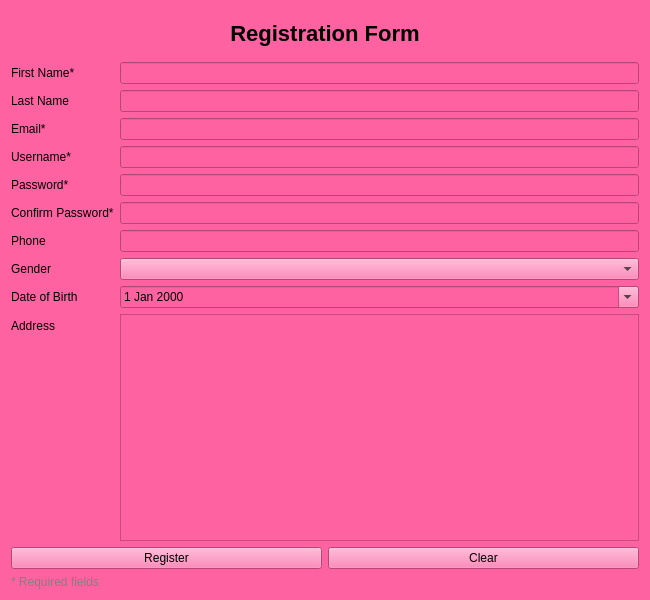
<?xml version="1.0" encoding="UTF-8"?>
<ui version="4.0">
 <class>RegistrationForm</class>
 <widget class="QWidget" name="RegistrationForm">
  <property name="geometry">
   <rect>
    <x>0</x>
    <y>0</y>
    <width>650</width>
    <height>600</height>
   </rect>
  </property>
  <property name="windowTitle">
   <string>Registration Form</string>
  </property>
  <property name="styleSheet">
   <string notr="true">background-color: rgb(255, 98, 161);</string>
  </property>
  <layout class="QVBoxLayout" name="verticalLayout">
   <item>
    <widget class="QLabel" name="label_title">
     <property name="styleSheet">
      <string notr="true">font-size: 22px; font-weight: bold; margin: 10px;</string>
     </property>
     <property name="text">
      <string>Registration Form</string>
     </property>
     <property name="alignment">
      <set>Qt::AlignCenter</set>
     </property>
    </widget>
   </item>
   <item>
    <layout class="QFormLayout" name="formLayout">
     <item row="0" column="0">
      <widget class="QLabel" name="label_fn">
       <property name="text">
        <string>First Name*</string>
       </property>
      </widget>
     </item>
     <item row="0" column="1">
      <widget class="QLineEdit" name="input_firstname"/>
     </item>
     <item row="1" column="0">
      <widget class="QLabel" name="label_ln">
       <property name="text">
        <string>Last Name</string>
       </property>
      </widget>
     </item>
     <item row="1" column="1">
      <widget class="QLineEdit" name="input_lastname"/>
     </item>
     <item row="2" column="0">
      <widget class="QLabel" name="label_email">
       <property name="text">
        <string>Email*</string>
       </property>
      </widget>
     </item>
     <item row="2" column="1">
      <widget class="QLineEdit" name="input_email"/>
     </item>
     <item row="3" column="0">
      <widget class="QLabel" name="label_username">
       <property name="text">
        <string>Username*</string>
       </property>
      </widget>
     </item>
     <item row="3" column="1">
      <widget class="QLineEdit" name="input_username"/>
     </item>
     <item row="4" column="0">
      <widget class="QLabel" name="label_pass">
       <property name="text">
        <string>Password*</string>
       </property>
      </widget>
     </item>
     <item row="4" column="1">
      <widget class="QLineEdit" name="input_password">
       <property name="echoMode">
        <enum>QLineEdit::Password</enum>
       </property>
      </widget>
     </item>
     <item row="5" column="0">
      <widget class="QLabel" name="label_conf">
       <property name="text">
        <string>Confirm Password*</string>
       </property>
      </widget>
     </item>
     <item row="5" column="1">
      <widget class="QLineEdit" name="input_confirm">
       <property name="echoMode">
        <enum>QLineEdit::Password</enum>
       </property>
      </widget>
     </item>
     <item row="6" column="0">
      <widget class="QLabel" name="label_phone">
       <property name="text">
        <string>Phone</string>
       </property>
      </widget>
     </item>
     <item row="6" column="1">
      <widget class="QLineEdit" name="input_phone"/>
     </item>
     <item row="7" column="0">
      <widget class="QLabel" name="label_gender">
       <property name="text">
        <string>Gender</string>
       </property>
      </widget>
     </item>
     <item row="7" column="1">
      <widget class="QComboBox" name="combo_gender">
       <item>
        <property name="text">
         <string/>
        </property>
       </item>
       <item>
        <property name="text">
         <string>Female</string>
        </property>
       </item>
       <item>
        <property name="text">
         <string>Male</string>
        </property>
       </item>
       <item>
        <property name="text">
         <string>Other</string>
        </property>
       </item>
       <item>
        <property name="text">
         <string>Prefer not to say</string>
        </property>
       </item>
      </widget>
     </item>
     <item row="8" column="0">
      <widget class="QLabel" name="label_dob">
       <property name="text">
        <string>Date of Birth</string>
       </property>
      </widget>
     </item>
     <item row="8" column="1">
      <widget class="QDateEdit" name="date_dob">
       <property name="calendarPopup">
        <bool>true</bool>
       </property>
      </widget>
     </item>
     <item row="9" column="0">
      <widget class="QLabel" name="label_address">
       <property name="text">
        <string>Address</string>
       </property>
      </widget>
     </item>
     <item row="9" column="1">
      <widget class="QTextEdit" name="input_address"/>
     </item>
    </layout>
   </item>
   <item>
    <layout class="QHBoxLayout" name="buttonLayout">
     <item>
      <widget class="QPushButton" name="btn_register">
       <property name="text">
        <string>Register</string>
       </property>
      </widget>
     </item>
     <item>
      <widget class="QPushButton" name="btn_clear">
       <property name="text">
        <string>Clear</string>
       </property>
      </widget>
     </item>
    </layout>
   </item>
   <item>
    <widget class="QLabel" name="label_info">
     <property name="styleSheet">
      <string notr="true">color: gray;</string>
     </property>
     <property name="text">
      <string>* Required fields</string>
     </property>
    </widget>
   </item>
  </layout>
 </widget>
 <resources/>
 <connections/>
</ui>
